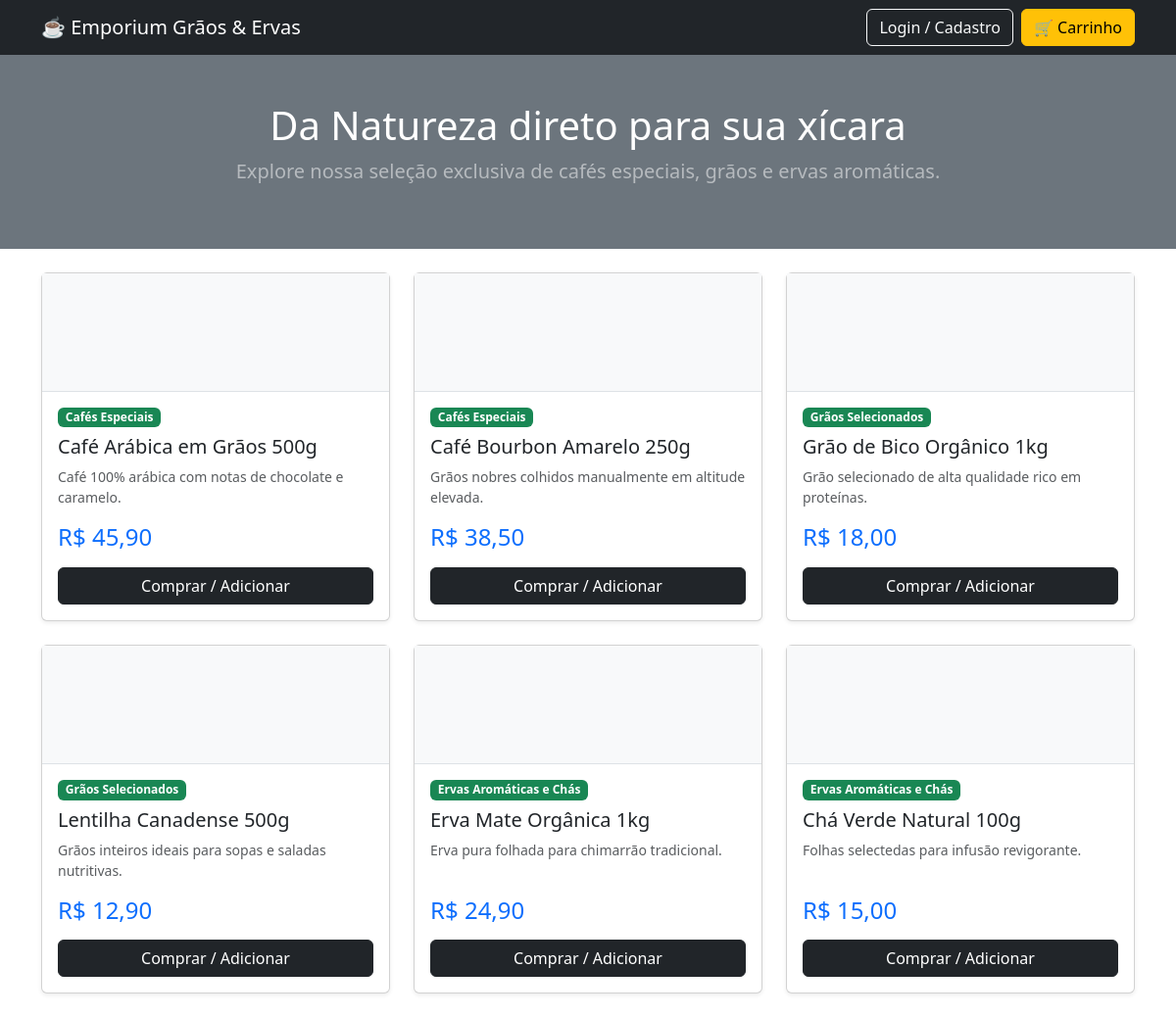
The page / on the database its author committed.
### tables this page shows
CREATE TABLE IF NOT EXISTS produtos (
    id INT AUTO_INCREMENT PRIMARY KEY,
    nome VARCHAR(150) NOT NULL,
    descricao TEXT,
    preco DECIMAL(10,2) NOT NULL,
    estoque INT NOT NULL,
    categoria_id INT,
    imagem VARCHAR(255),
    FOREIGN KEY (categoria_id) REFERENCES categorias(id)
);

CREATE TABLE IF NOT EXISTS categorias (
    id INT AUTO_INCREMENT PRIMARY KEY,
    nome VARCHAR(100) NOT NULL
);

### index.php (the view, shortened to what this page needs)
<?php
include 'conexao.php';
$sql = "SELECT p.*, c.nome as categoria_nome FROM produtos p INNER JOIN categorias c ON p.categoria_id = c.id";
$resultado = $conn->query($sql);
?>
<!DOCTYPE html>
<html lang="pt-BR">
<head>
    <link href="https://cdn.jsdelivr.net/npm/bootstrap@5.3.0/dist/css/bootstrap.min.css" rel="stylesheet">
</head>
<body>
    <nav class="navbar navbar-expand-lg navbar-dark bg-dark">
        <div class="container">
            <a class="navbar-brand" href="index.php">☕ Emporium Grãos & Ervas</a>
            <div class="d-flex">
                <a href="login.php" class="btn btn-outline-light me-2">Login / Cadastro</a>
                <a href="carrinho.php" class="btn btn-warning">🛒 Carrinho</a>
            </div>
        </div>
    </nav>
    <header class="bg-secondary text-white text-center py-5 mb-4">
        <div class="container">
            <h1 class="fw-light">Da Natureza direto para sua xícara</h1>
            <p class="lead text-white-50">Explore nossa seleção exclusiva de cafés especiais, grãos e ervas aromáticas.</p>
        </div>
    </header>
    <div class="container">
        <div class="row">
            <?php while($produto = $resultado->fetch_assoc()): ?>
                <div class="col-md-4 mb-4">
                    <div class="card h-100 shadow-sm">
                        <div class="bg-light text-center py-5 border-bottom">
                        </div>
                        <div class="card-body d-flex flex-column">
                            <span class="badge bg-success mb-2 align-self-start"><?= $produto['categoria_nome']; ?></span>
                            <h5 class="card-title"><?= $produto['nome']; ?></h5>
                            <p class="card-text text-muted small"><?= $produto['descricao']; ?></p>
                            <div class="mt-auto">
                                <h4 class="text-primary mb-3">R$ <?= number_format($produto['preco'], 2, ',', '.'); ?></h4>
                                <a href="carrinho.php?acao=add&id=<?= $produto['id']; ?>" class="btn btn-dark w-100">Comprar / Adicionar</a>
                            </div>
                        </div>
                    </div>
                </div>
            <?php endwhile; ?>
        </div>
    </div>
</body>
</html>

### rows shown on the page
produtos: categoria.nome "Cafés Especiais", nome "Café Arábica em Grãos 500g", descricao "Café 100% arábica com notas de chocolate e caramelo.", preco "45,90"
produtos: categoria.nome "Cafés Especiais", nome "Café Bourbon Amarelo 250g", descricao "Grãos nobres colhidos manualmente em altitude elevada.", preco "38,50"
produtos: categoria.nome "Grãos Selecionados", nome "Grão de Bico Orgânico 1kg", descricao "Grão selecionado de alta qualidade rico em proteínas.", preco "18,00"
produtos: categoria.nome "Grãos Selecionados", nome "Lentilha Canadense 500g", descricao "Grãos inteiros ideais para sopas e saladas nutritivas.", preco "12,90"
produtos: categoria.nome "Ervas Aromáticas e Chás", nome "Erva Mate Orgânica 1kg", descricao "Erva pura folhada para chimarrão tradicional.", preco "24,90"
produtos: categoria.nome "Ervas Aromáticas e Chás", nome "Chá Verde Natural 100g", descricao "Folhas selectedas para infusão revigorante.", preco "15,00"
